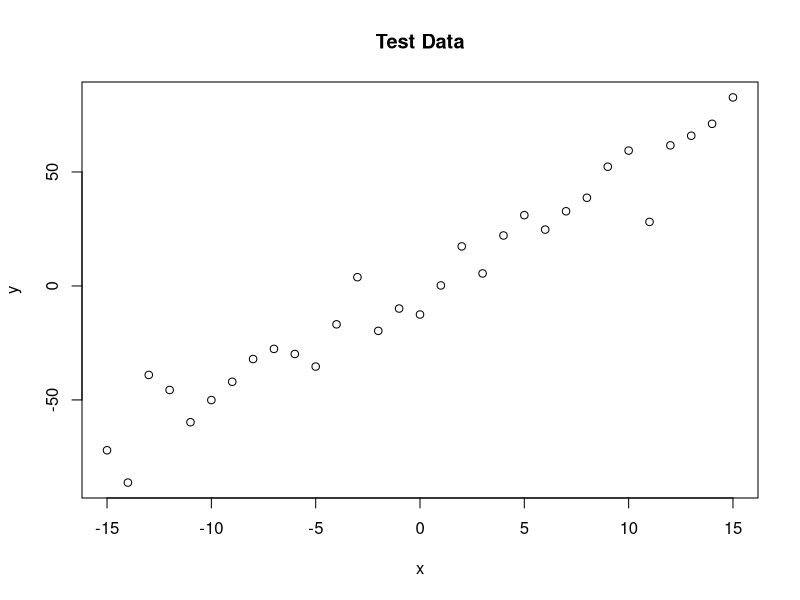
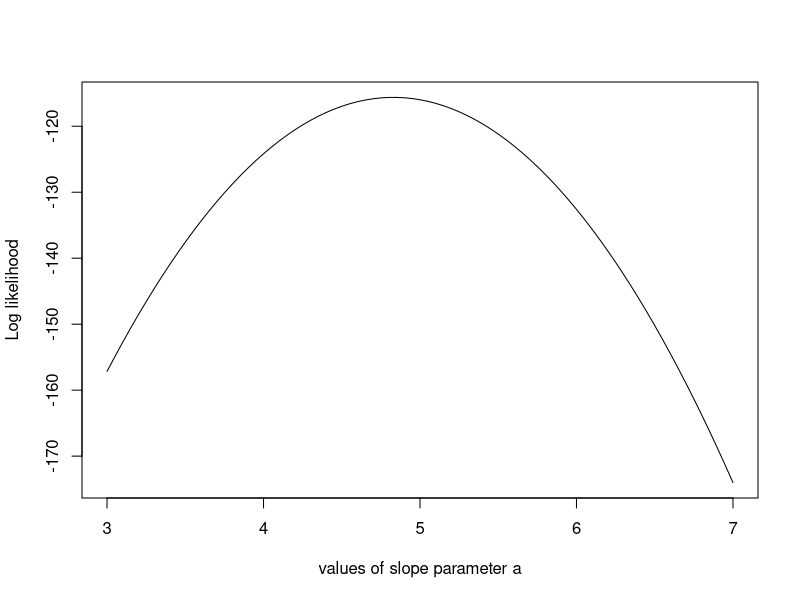
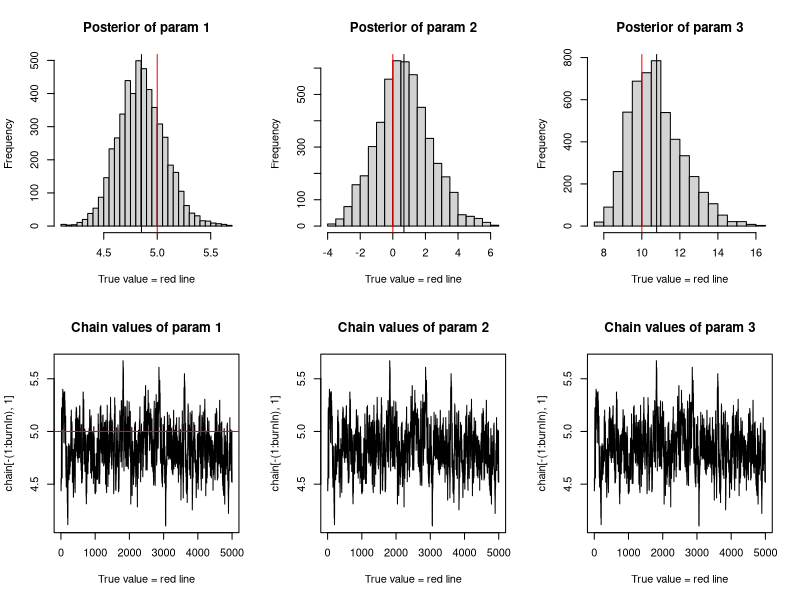

Source code (R) for these figures, in order: (Note: this script raises an error after producing the figures.)
#generate data of the  linear model
trueA <- 5 #give value to A(slope)
trueB <- 0 #give value to B(intercept)
trueSd <- 10 #give value to the standard error of error
sampleSize <- 31 #give value to samplesize


x <- (-(sampleSize-1)/2):((sampleSize-1)/2)
# create independent x-values 
y <-  trueA * x + trueB + rnorm(n=sampleSize,mean=0,sd=trueSd)
# create dependent values according to ax + b + N(0,sd)
plot(x,y, main="Test Data")
#plot data

#the function inputs parameters and return the value of likelihood fuction with obs of test data
likelihood <- function(param){
  a = param[1]#give value of param[1] to slope
  b = param[2]#give value of param[2] to intercept
  sd = param[3] #give value of param[3] to the standard error of error
  
  pred = a*x + b #calculate predicted value of linear model
  singlelikelihoods = dnorm(y, mean = pred, sd = sd, log = T) 
  #calculate vector whose elements are logf(y),f(y) is density of N(pred,sd), 
  #y is from test data
  sumll = sum(singlelikelihoods) #calculate log of likelihood function
  return(sumll)   #return the value of log likelihood function calculated with param
}

# Example: plot the likelihood profile of the slope a
par(mfrow=c(1,1))
slopevalues <- function(x){return(likelihood(c(x, trueB, trueSd)))}
#the function slopevalues inputs slope of the model and returns value of log likelihood function 
#calculated with test data, given slope x, fixed intercept and sd of error
slopelikelihoods <- lapply(seq(3, 7, by=.05), slopevalues )
#seq(3,7,by=0.5) as input of slopevalues and calculate each log likelihood 
plot (seq(3, 7, by=.05), slopelikelihoods , type="l", xlab = "values of slope parameter a",
      ylab = "Log likelihood")
#plot the value of log likelihood with a seq of slope as x

# Prior distribution of parameters of linear model
prior <- function(param){
  a = param[1]#give value of param[1] to a
  b = param[2]#give value of param[2] to b
  sd = param[3]#give value of param[3] to sd
  aprior = dunif(a, min=0, max=10, log = T)
  #calculate value of log f(a),f is the density function of uniform[0,10]
  bprior = dnorm(b, sd = 5, log = T)
  #calculate value of log f(b),f is the density function of N(0,25)
  sdprior = dunif(sd, min=0, max=30, log = T)
  #calculate value of log f(sd),f is the density function of uniform[0,30]
  return(aprior+bprior+sdprior)
  #return the value of log likelihood function of parameters
}

#This function posterior gives the value of log of posterior likelihood function 
posterior <- function(param){
  return (likelihood(param) + prior(param))
}

######## Metropolis algorithm ################

#generate parameters from jumping distribution
proposalfunction <- function(param){
  return(rnorm(3,mean = param, sd= c(0.1,0.5,0.3)))
}

#The function takes initial value of parameters and iteration times as input and
#output a chain of parameters taken from posterior function
run_metropolis_MCMC <- function(startvalue, iterations){
  chain = array(dim = c(iterations+1,3))#chain is a (iterations+1)*3 dimension matrix
  chain[1,] = startvalue#give initial value to chain[1,]
  for (i in 1:iterations){
    proposal = proposalfunction(chain[i,])#generate candidate from jumping distribution
    
    probab = exp(posterior(proposal) - posterior(chain[i,]))#calculate acceptance ratio
    if (runif(1) < probab){
      chain[i+1,] = proposal #accept candidate and add it to chain with probability of probab
    }else{
      chain[i+1,] = chain[i,]#don't accept candidate and stay where you are 
    }
  }
  return(chain)#return the calculated chain
}

startvalue = c(4,0,10)#value to initialize
chain = run_metropolis_MCMC(startvalue, 10000)
#10000 iterations to get a chain using Metropolis-Hastings method

burnIn = 5000 #number to give up
acceptance = 1-mean(duplicated(chain[-(1:burnIn),]))
#calculate the rate of acceptance from burnIn+1 to 10000 iterations

### Summary: #######################
summary <- function(chain,burnIn,classnum,truevalue){
  num <- ncol(chain)
  par(mfrow=c(2,num))
  for(i in 1:num){
    hist(chain[-(1:burnIn),i],nclass=classnum, main=paste("Posterior of param",i), xlab="True value = red line" )
    abline(v = mean(chain[-(1:burnIn),i]))
    abline(v = truevalue[i], col="red" )
  }
  for(i in 1:num){
    plot(chain[-(1:burnIn),1], type = "l", xlab="True value = red line" , main = paste("Chain values of param",i) )
    abline(h = truevalue[i], col="red" )
  }
}
summary(chain,burnIn,30,c(5,0,10))

# for comparison:
summary(lm(y~x))#result of linear regression